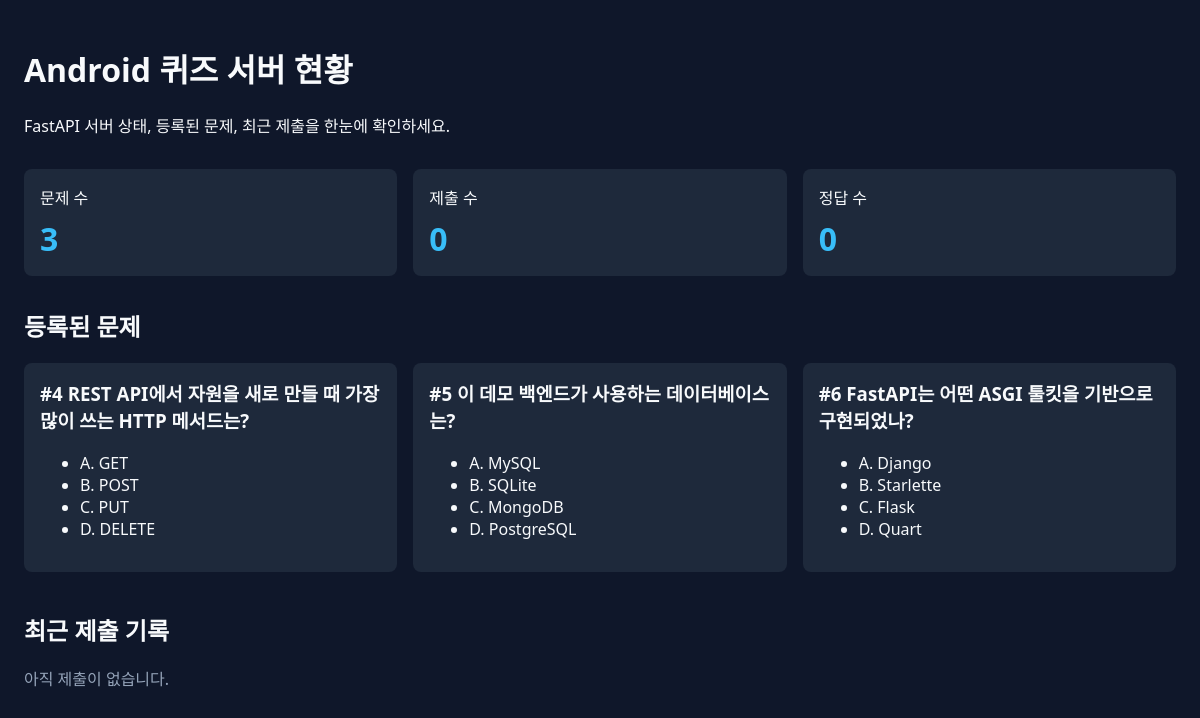
The page / on the database its author committed.
### tables this page shows
CREATE TABLE questions (
                id INTEGER PRIMARY KEY AUTOINCREMENT,
                text TEXT NOT NULL,
                option_a TEXT NOT NULL,
                option_b TEXT NOT NULL,
                option_c TEXT NOT NULL,
                option_d TEXT NOT NULL,
                answer TEXT NOT NULL
            );

### app/main.py (the view)
@app.get("/", response_class=HTMLResponse)
def dashboard(request: Request) -> HTMLResponse:
    payload = summary()
    return templates.TemplateResponse("dashboard.html", {"request": request, "payload": payload})

### templates/dashboard.html (shortened to what this page needs)
<!DOCTYPE html>
<html lang="en">
<head>
    <link rel="stylesheet" href="/static/styles.css">
</head>
<body>
    <header>
        <h1>Android 퀴즈 서버 현황</h1>
        <p>FastAPI 서버 상태, 등록된 문제, 최근 제출을 한눈에 확인하세요.</p>
    </header>
    <section class="stats">
        <div class="card">
            <span class="label">문제 수</span>
            <strong>{{ payload.stats.questions }}</strong>
        </div>
        <div class="card">
            <span class="label">제출 수</span>
            <strong>{{ payload.stats.submissions }}</strong>
        </div>
        <div class="card">
            <span class="label">정답 수</span>
            <strong>{{ payload.stats.correct_submissions }}</strong>
        </div>
    </section>
    <section>
        <h2>등록된 문제</h2>
        <div class="question-grid">
            {% for question in payload.questions %}
            <article>
                <h3>#{{ question.id }} {{ question.text }}</h3>
                <ul>
                    <li>A. {{ question.option_a }}</li>
                    <li>B. {{ question.option_b }}</li>
                    <li>C. {{ question.option_c }}</li>
                    <li>D. {{ question.option_d }}</li>
                </ul>
            </article>
            {% endfor %}
        </div>
    </section>
    <section>
        <h2>최근 제출 기록</h2>
        {% if payload.submissions %}
            <table>
                <thead>
                    <tr>
                        <th>사용자</th>
                        <th>문제</th>
                        <th>제출 답안</th>
                        <th>결과</th>
                        <th>제출 시각</th>
                    </tr>
                </thead>
                <tbody>
                    {% for submission in payload.submissions %}
                    <tr>
                        <td>{{ submission.username }}</td>
                        <td>#{{ submission.question_id }}</td>
                        <td>{{ submission.answer }}</td>
                        <td>
                            {% if submission.correct %}
                                <span class="badge success">정답</span>
                            {% else %}
                                <span class="badge danger">오답</span>
                            {% endif %}
                        </td>
                        <td>{{ submission.submitted_at }}</td>
                    </tr>
                    {% endfor %}
                </tbody>
            </table>
        {% else %}
            <p class="empty">아직 제출이 없습니다.</p>
        {% endif %}
    </section>
</body>
</html>

### static/styles.css (style rules this page uses)
:root { font-family: 'Segoe UI', Roboto, Helvetica, Arial, sans-serif; --bg: #0f172a; --card: #1e293b; --text: #f8fafc; --accent: #38bdf8; --success: #34d399; --danger: #fb7185; }
* { box-sizing: border-box; }
body { margin: 0; padding: 24px; background: var(--bg); color: var(--text); }
header { margin-bottom: 32px; }
.stats { display: grid; grid-template-columns: repeat(auto-fit, minmax(180px, 1fr)); gap: 16px; margin-bottom: 32px; }
.card { background: var(--card); border-radius: 8px; padding: 16px; display: flex; flex-direction: column; gap: 8px; }
.card strong { font-size: 2rem; color: var(--accent); }
.question-grid { display: grid; grid-template-columns: repeat(auto-fit, minmax(240px, 1fr)); gap: 16px; }
.question-grid article { background: var(--card); padding: 16px; border-radius: 8px; }
.question-grid h3 { margin-top: 0; }
section { margin-bottom: 40px; }
.empty { color: #94a3b8; }

### rows shown on the page
questions: id "4", text "REST API에서 자원을 새로 만들 때 가장 많이 쓰는 HTTP 메서드는?", option_a "GET", option_b "POST", option_c "PUT", option_d "DELETE"
questions: id "5", text "이 데모 백엔드가 사용하는 데이터베이스는?", option_a "MySQL", option_b "SQLite", option_c "MongoDB", option_d "PostgreSQL"
questions: id "6", text "FastAPI는 어떤 ASGI 툴킷을 기반으로 구현되었나?", option_a "Django", option_b "Starlette", option_c "Flask", option_d "Quart"

### other values the page prints
{{ payload.stats.questions }} "3"
{{ payload.stats.submissions }} "0"
{{ payload.stats.correct_submissions }} "0"
